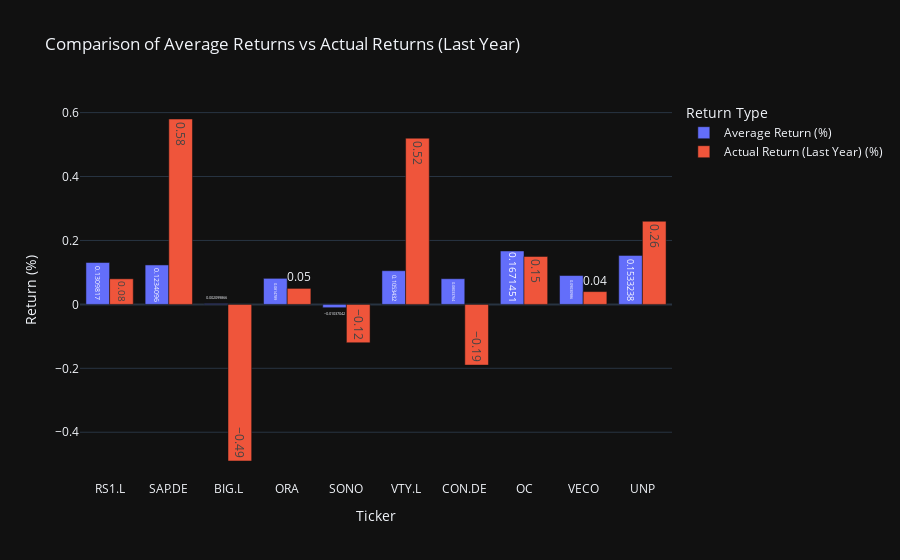

Notebook code cell kept with this figure:
### Code cell
import utilities.plots as plots
importlib.reload(plots)

plots.plot_diff(df_view_15y.index.tolist(), df_view_15y['avg_annual_return'].values, df_view_15y['return_last_year'].values)

### Figure 1 — Plotly figure (JSON) as saved in the notebook; plotly's stock layout.template omitted (floating-point values rounded to 4 significant figures)
{"data": [{"alignmentgroup": "True", "hovertemplate": "Return Type=Average Return (%)<br>Ticker=%{x}<br>Return (%)=%{y}<extra></extra>", "legendgroup": "Average Return (%)", "marker": {"color": "#636efa", "pattern": {"shape": ""}}, "name": "Average Return (%)", "offsetgroup": "Average Return (%)", "orientation": "v", "showlegend": true, "textposition": "auto", "texttemplate": "%{y}", "x": ["RS1.L", "SAP.DE", "BIG.L", "ORA", "SONO", "VTY.L", "CON.DE", "OC", "VECO", "UNP"], "xaxis": "x", "y": [0.131, 0.1234, 0.0021, 0.08148, -0.01037, 0.1053, 0.08034, 0.1671, 0.09031, 0.1533], "yaxis": "y", "type": "bar"}, {"alignmentgroup": "True", "hovertemplate": "Return Type=Actual Return (Last Year) (%)<br>Ticker=%{x}<br>Return (%)=%{y}<extra></extra>", "legendgroup": "Actual Return (Last Year) (%)", "marker": {"color": "#EF553B", "pattern": {"shape": ""}}, "name": "Actual Return (Last Year) (%)", "offsetgroup": "Actual Return (Last Year) (%)", "orientation": "v", "showlegend": true, "textposition": "auto", "texttemplate": "%{y}", "x": ["RS1.L", "SAP.DE", "BIG.L", "ORA", "SONO", "VTY.L", "CON.DE", "OC", "VECO", "UNP"], "xaxis": "x", "y": [0.08, 0.58, -0.49, 0.05, -0.12, 0.52, -0.19, 0.15, 0.04, 0.26], "yaxis": "y", "type": "bar"}], "layout": {"xaxis": {"anchor": "y", "domain": [0.0, 1.0], "title": {"text": "Ticker"}}, "yaxis": {"anchor": "x", "domain": [0.0, 1.0], "title": {"text": "Return (%)"}}, "legend": {"title": {"text": "Return Type"}, "tracegroupgap": 0}, "title": {"text": "Comparison of Average Returns vs Actual Returns (Last Year)"}, "barmode": "group"}}
